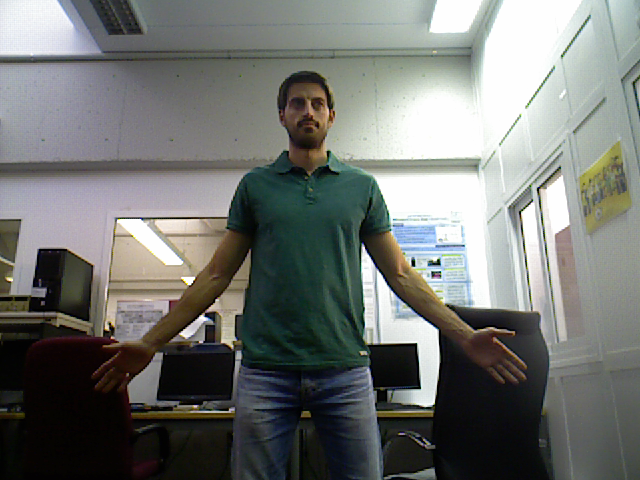
%> input picture Camera-Model/person_rgb.png, 640 x 480 px
$ octave RenderImage.m   (GNU Octave 9; MATLAB toolbox functions it lacks are replaced by stand-ins)
%> lines starting %> are read from the running program, lines starting %| are printed output that depends on the picture
f = 525;
kx = 1;
ky = 1;
tita = 90;
x0 = 319.5;
y0 = 239.5;
xmax = x0*2+1;
ymax = y0*2+1;

image_RGB = imread('person_rgb.png');
%> image_RGB is the input picture: size 480x640x3 uint8; mean R, G, B 114.3, 117, 113.7
imshow(image_RGB);

image_depth = imread('person_depth.png');
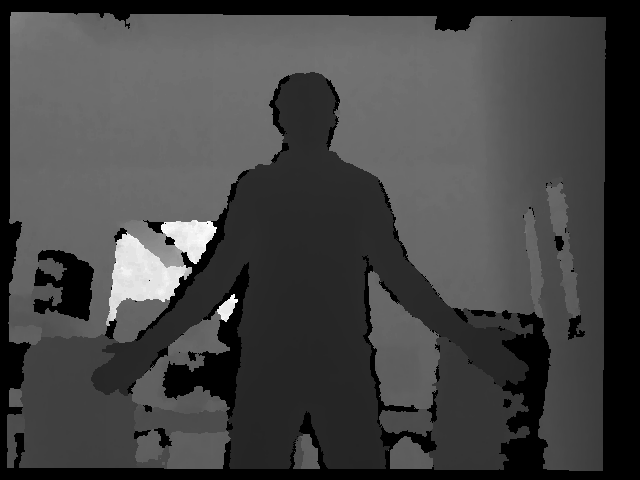
%> input picture Camera-Model/person_depth.png, 640 x 480 px
%> image_depth is the input picture: size 480x640 uint16; min 0, max 49350, mean 13216.8
imshow(image_depth); % The depth image also has to be rotated

X = zeros(ymax,xmax);
Y = zeros(ymax,xmax);
Z = zeros(ymax,xmax);

for yp = 1:ymax %y prime
    for xp = 1:xmax %x prime
        Z(yp,xp) = double(image_depth(yp,xp))/5000;
        X(yp,xp) = Z(yp,xp)*((xp-x0)/f);
        Y(yp,xp) = Z(yp,xp)*((yp-y0)/f);
    end
end
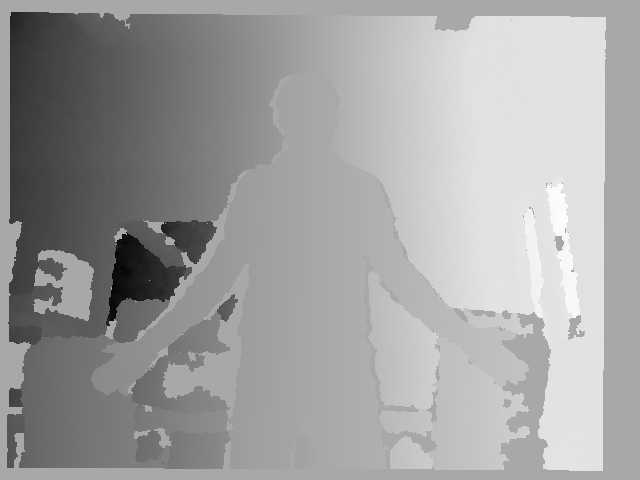
%> X: size 480x640 double; min -3.61, max 1.87, mean -0.145; drawn with min black and max white
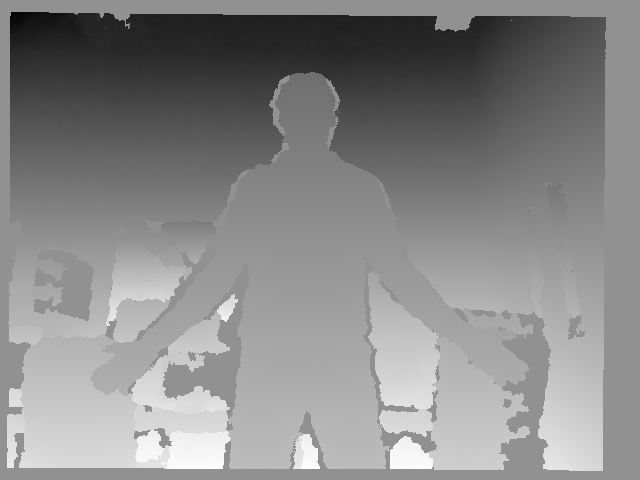
%> Y: size 480x640 double; min -2.15, max 1.61, mean -0.135; drawn with min black and max white
t = [0;0;0.5];
R = eye(3,3);
Zero = zeros(3,1);
T1 = [R t; Zero',1];
%> (the run ends here)
